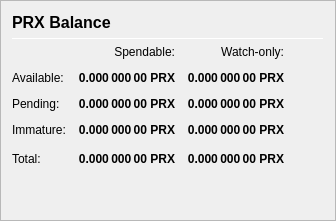
                   <widget class="QFrame" name="frame_Balances">
                    <property name="frameShape">
                     <enum>QFrame::StyledPanel</enum>
                    </property>
                    <property name="frameShadow">
                     <enum>QFrame::Raised</enum>
                    </property>
                    <layout class="QVBoxLayout" name="verticalLayout_4">
                     <item>
                      <layout class="QHBoxLayout" name="horizontalLayout_4">
                       <item>
                        <widget class="QLabel" name="label_5">
                         <property name="minimumSize">
                          <size>
                           <width>0</width>
                           <height>20</height>
                          </size>
                         </property>
                         <property name="font">
                          <font>
                           <pointsize>12</pointsize>
                           <weight>75</weight>
                           <bold>true</bold>
                          </font>
                         </property>
                         <property name="text">
                          <string>PRX Balance</string>
                         </property>
                        </widget>
                       </item>
                       <item>
                        <spacer name="horizontalSpacer_3">
                         <property name="orientation">
                          <enum>Qt::Horizontal</enum>
                         </property>
                         <property name="sizeHint" stdset="0">
                          <size>
                           <width>40</width>
                           <height>20</height>
                          </size>
                         </property>
                        </spacer>
                       </item>
                      </layout>
                     </item>
                     <item>
                      <widget class="Line" name="line_Balance">
                       <property name="minimumSize">
                        <size>
                         <width>0</width>
                         <height>1</height>
                        </size>
                       </property>
                       <property name="maximumSize">
                        <size>
                         <width>16777215</width>
                         <height>1</height>
                        </size>
                       </property>
                       <property name="orientation">
                        <enum>Qt::Horizontal</enum>
                       </property>
                      </widget>
                     </item>
                     <item>
                      <layout class="QGridLayout" name="gridLayout">
                       <property name="spacing">
                        <number>12</number>
                       </property>
                       <item row="0" column="2">
                        <widget class="QLabel" name="labelWatchonly">
                         <property name="text">
                          <string>Watch-only:</string>
                         </property>
                         <property name="alignment">
                          <set>Qt::AlignRight|Qt::AlignTrailing|Qt::AlignVCenter</set>
                         </property>
                        </widget>
                       </item>
                       <item row="1" column="0">
                        <widget class="QLabel" name="labelBalanceText">
                         <property name="text">
                          <string>Available:</string>
                         </property>
                        </widget>
                       </item>
                       <item row="0" column="1">
                        <widget class="QLabel" name="labelSpendable">
                         <property name="text">
                          <string>Spendable:</string>
                         </property>
                         <property name="alignment">
                          <set>Qt::AlignRight|Qt::AlignTrailing|Qt::AlignVCenter</set>
                         </property>
                        </widget>
                       </item>
                       <item row="2" column="1">
                        <widget class="QLabel" name="labelUnconfirmed">
                         <property name="font">
                          <font>
                           <weight>75</weight>
                           <bold>true</bold>
                          </font>
                         </property>
                         <property name="cursor">
                          <cursorShape>IBeamCursor</cursorShape>
                         </property>
                         <property name="toolTip">
                          <string>Total of transactions that have yet to be confirmed, and do not yet count toward the spendable balance</string>
                         </property>
                         <property name="text">
                          <string notr="true">0.000 000 00 PRX</string>
                         </property>
                         <property name="alignment">
                          <set>Qt::AlignRight|Qt::AlignTrailing|Qt::AlignVCenter</set>
                         </property>
                         <property name="textInteractionFlags">
                          <set>Qt::LinksAccessibleByMouse|Qt::TextSelectableByKeyboard|Qt::TextSelectableByMouse</set>
                         </property>
                        </widget>
                       </item>
                       <item row="2" column="0">
                        <widget class="QLabel" name="labelPendingText">
                         <property name="text">
                          <string>Pending:</string>
                         </property>
                        </widget>
                       </item>
                       <item row="1" column="2">
                        <widget class="QLabel" name="labelWatchAvailable">
                         <property name="font">
                          <font>
                           <weight>75</weight>
                           <bold>true</bold>
                          </font>
                         </property>
                         <property name="cursor">
                          <cursorShape>IBeamCursor</cursorShape>
                         </property>
                         <property name="toolTip">
                          <string>Your current balance in watch-only addresses</string>
                         </property>
                         <property name="text">
                          <string notr="true">0.000 000 00 PRX</string>
                         </property>
                         <property name="alignment">
                          <set>Qt::AlignRight|Qt::AlignTrailing|Qt::AlignVCenter</set>
                         </property>
                         <property name="textInteractionFlags">
                          <set>Qt::LinksAccessibleByMouse|Qt::TextSelectableByKeyboard|Qt::TextSelectableByMouse</set>
                         </property>
                        </widget>
                       </item>
                       <item row="1" column="1">
                        <widget class="QLabel" name="labelBalance">
                         <property name="font">
                          <font>
                           <weight>75</weight>
                           <bold>true</bold>
                          </font>
                         </property>
                         <property name="cursor">
                          <cursorShape>IBeamCursor</cursorShape>
                         </property>
                         <property name="toolTip">
                          <string>Your current spendable balance</string>
                         </property>
                         <property name="text">
                          <string notr="true">0.000 000 00 PRX</string>
                         </property>
                         <property name="alignment">
                          <set>Qt::AlignRight|Qt::AlignTrailing|Qt::AlignVCenter</set>
                         </property>
                         <property name="textInteractionFlags">
                          <set>Qt::LinksAccessibleByMouse|Qt::TextSelectableByKeyboard|Qt::TextSelectableByMouse</set>
                         </property>
                        </widget>
                       </item>
                       <item row="3" column="1">
                        <widget class="QLabel" name="labelImmature">
                         <property name="font">
                          <font>
                           <weight>75</weight>
                           <bold>true</bold>
                          </font>
                         </property>
                         <property name="cursor">
                          <cursorShape>IBeamCursor</cursorShape>
                         </property>
                         <property name="toolTip">
                          <string>Staked or masternode rewards that has not yet matured</string>
                         </property>
                         <property name="text">
                          <string notr="true">0.000 000 00 PRX</string>
                         </property>
                         <property name="alignment">
                          <set>Qt::AlignRight|Qt::AlignTrailing|Qt::AlignVCenter</set>
                         </property>
                         <property name="textInteractionFlags">
                          <set>Qt::LinksAccessibleByMouse|Qt::TextSelectableByKeyboard|Qt::TextSelectableByMouse</set>
                         </property>
                        </widget>
                       </item>
                       <item row="2" column="2">
                        <widget class="QLabel" name="labelWatchPending">
                         <property name="font">
                          <font>
                           <weight>75</weight>
                           <bold>true</bold>
                          </font>
                         </property>
                         <property name="cursor">
                          <cursorShape>IBeamCursor</cursorShape>
                         </property>
                         <property name="toolTip">
                          <string>Unconfirmed transactions to watch-only addresses</string>
                         </property>
                         <property name="text">
                          <string notr="true">0.000 000 00 PRX</string>
                         </property>
                         <property name="alignment">
                          <set>Qt::AlignRight|Qt::AlignTrailing|Qt::AlignVCenter</set>
                         </property>
                         <property name="textInteractionFlags">
                          <set>Qt::LinksAccessibleByMouse|Qt::TextSelectableByKeyboard|Qt::TextSelectableByMouse</set>
                         </property>
                        </widget>
                       </item>
                       <item row="3" column="0">
                        <widget class="QLabel" name="labelImmatureText">
                         <property name="text">
                          <string>Immature:</string>
                         </property>
                        </widget>
                       </item>
                       <item row="3" column="2">
                        <widget class="QLabel" name="labelWatchImmature">
                         <property name="font">
                          <font>
                           <weight>75</weight>
                           <bold>true</bold>
                          </font>
                         </property>
                         <property name="cursor">
                          <cursorShape>IBeamCursor</cursorShape>
                         </property>
                         <property name="toolTip">
                          <string>Staked or masternode rewards in watch-only addresses that has not yet matured</string>
                         </property>
                         <property name="text">
                          <string notr="true">0.000 000 00 PRX</string>
                         </property>
                         <property name="alignment">
                          <set>Qt::AlignRight|Qt::AlignTrailing|Qt::AlignVCenter</set>
                         </property>
                         <property name="textInteractionFlags">
                          <set>Qt::LinksAccessibleByMouse|Qt::TextSelectableByKeyboard|Qt::TextSelectableByMouse</set>
                         </property>
                        </widget>
                       </item>
                       <item row="4" column="0">
                        <widget class="QLabel" name="labelTotalText">
                         <property name="toolTip">
                          <string>Your current PRX balance, unconfirmed and immature transactions included</string>
                         </property>
                         <property name="text">
                          <string>Total:</string>
                         </property>
                        </widget>
                       </item>
                       <item row="4" column="2">
                        <widget class="QLabel" name="labelWatchTotal">
                         <property name="font">
                          <font>
                           <weight>75</weight>
                           <bold>true</bold>
                          </font>
                         </property>
                         <property name="cursor">
                          <cursorShape>IBeamCursor</cursorShape>
                         </property>
                         <property name="toolTip">
                          <string>Current total balance in watch-only addresses</string>
                         </property>
                         <property name="text">
                          <string notr="true">0.000 000 00 PRX</string>
                         </property>
                         <property name="alignment">
                          <set>Qt::AlignRight|Qt::AlignTrailing|Qt::AlignVCenter</set>
                         </property>
                         <property name="textInteractionFlags">
                          <set>Qt::LinksAccessibleByMouse|Qt::TextSelectableByKeyboard|Qt::TextSelectableByMouse</set>
                         </property>
                        </widget>
                       </item>
                       <item row="4" column="3">
                        <spacer name="horizontalSpacer_9">
                         <property name="orientation">
                          <enum>Qt::Horizontal</enum>
                         </property>
                         <property name="sizeHint" stdset="0">
                          <size>
                           <width>40</width>
                           <height>20</height>
                          </size>
                         </property>
                        </spacer>
                       </item>
                       <item row="4" column="1">
                        <widget class="QLabel" name="labelTotal">
                         <property name="font">
                          <font>
                           <weight>75</weight>
                           <bold>true</bold>
                          </font>
                         </property>
                         <property name="cursor">
                          <cursorShape>IBeamCursor</cursorShape>
                         </property>
                         <property name="toolTip">
                          <string>Your current PRX balance, unconfirmed and immature transactions included</string>
                         </property>
                         <property name="text">
                          <string notr="true">0.000 000 00 PRX</string>
                         </property>
                         <property name="alignment">
                          <set>Qt::AlignRight|Qt::AlignTrailing|Qt::AlignVCenter</set>
                         </property>
                         <property name="textInteractionFlags">
                          <set>Qt::LinksAccessibleByMouse|Qt::TextSelectableByKeyboard|Qt::TextSelectableByMouse</set>
                         </property>
                        </widget>
                       </item>
                      </layout>
                     </item>
                     <item>
                      <spacer name="verticalSpacer_3">
                       <property name="orientation">
                        <enum>Qt::Vertical</enum>
                       </property>
                       <property name="sizeHint" stdset="0">
                        <size>
                         <width>20</width>
                         <height>40</height>
                        </size>
                       </property>
                      </spacer>
                     </item>
                    </layout>
                   </widget>
